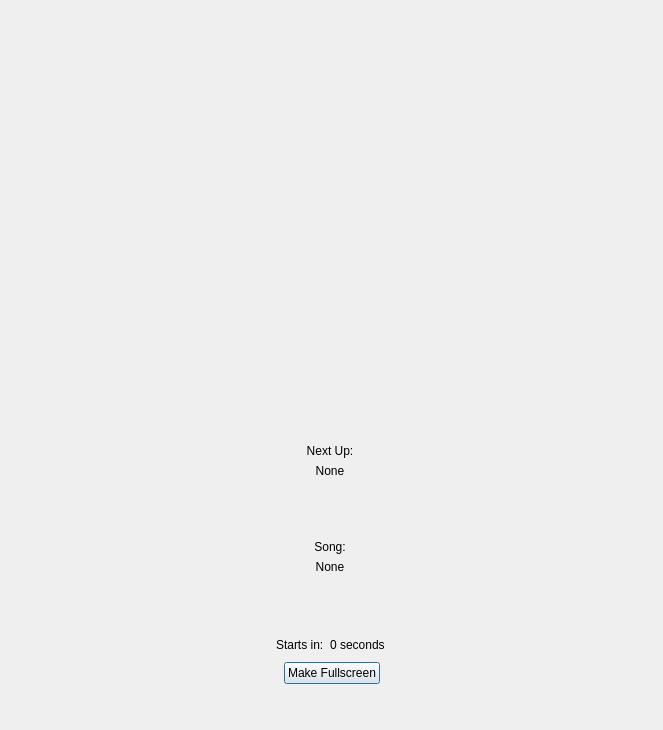
<?xml version="1.0" encoding="UTF-8"?>
<ui version="4.0">
 <class>DlgCdg</class>
 <widget class="QDialog" name="DlgCdg">
  <property name="geometry">
   <rect>
    <x>0</x>
    <y>0</y>
    <width>663</width>
    <height>730</height>
   </rect>
  </property>
  <property name="windowTitle">
   <string>CDG Display</string>
  </property>
  <property name="windowIcon">
   <iconset resource="resources.qrc">
    <normaloff>:/icons/Icons/okjicon.svg</normaloff>:/icons/Icons/okjicon.svg</iconset>
  </property>
  <layout class="QVBoxLayout" name="verticalLayout_4">
   <item>
    <widget class="VideoDisplay" name="videoDisplayKar" native="true">
     <property name="sizePolicy">
      <sizepolicy hsizetype="Preferred" vsizetype="Expanding">
       <horstretch>0</horstretch>
       <verstretch>0</verstretch>
      </sizepolicy>
     </property>
     <property name="autoFillBackground">
      <bool>true</bool>
     </property>
     <layout class="QVBoxLayout" name="verticalLayout">
      <property name="spacing">
       <number>0</number>
      </property>
      <property name="leftMargin">
       <number>0</number>
      </property>
      <property name="topMargin">
       <number>0</number>
      </property>
      <property name="rightMargin">
       <number>0</number>
      </property>
      <property name="bottomMargin">
       <number>0</number>
      </property>
      <item>
       <spacer name="verticalSpacer_3">
        <property name="orientation">
         <enum>Qt::Orientation::Vertical</enum>
        </property>
        <property name="sizeHint" stdset="0">
         <size>
          <width>20</width>
          <height>40</height>
         </size>
        </property>
       </spacer>
      </item>
      <item>
       <layout class="QHBoxLayout" name="horizontalLayout_3">
        <property name="topMargin">
         <number>10</number>
        </property>
        <item>
         <spacer name="horizontalSpacer_5">
          <property name="orientation">
           <enum>Qt::Orientation::Horizontal</enum>
          </property>
          <property name="sizeHint" stdset="0">
           <size>
            <width>40</width>
            <height>20</height>
           </size>
          </property>
         </spacer>
        </item>
       </layout>
      </item>
     </layout>
    </widget>
   </item>
   <item>
    <widget class="VideoDisplay" name="videoDisplayBm" native="true">
     <property name="sizePolicy">
      <sizepolicy hsizetype="Preferred" vsizetype="Expanding">
       <horstretch>0</horstretch>
       <verstretch>0</verstretch>
      </sizepolicy>
     </property>
     <property name="autoFillBackground">
      <bool>true</bool>
     </property>
     <layout class="QVBoxLayout" name="verticalLayout_2">
      <property name="spacing">
       <number>0</number>
      </property>
      <property name="leftMargin">
       <number>0</number>
      </property>
      <property name="topMargin">
       <number>0</number>
      </property>
      <property name="rightMargin">
       <number>0</number>
      </property>
      <property name="bottomMargin">
       <number>0</number>
      </property>
      <item>
       <spacer name="verticalSpacer_4">
        <property name="orientation">
         <enum>Qt::Orientation::Vertical</enum>
        </property>
        <property name="sizeHint" stdset="0">
         <size>
          <width>20</width>
          <height>40</height>
         </size>
        </property>
       </spacer>
      </item>
      <item>
       <layout class="QHBoxLayout" name="horizontalLayout_6">
        <property name="topMargin">
         <number>10</number>
        </property>
        <item>
         <spacer name="horizontalSpacer_6">
          <property name="orientation">
           <enum>Qt::Orientation::Horizontal</enum>
          </property>
          <property name="sizeHint" stdset="0">
           <size>
            <width>40</width>
            <height>20</height>
           </size>
          </property>
         </spacer>
        </item>
       </layout>
      </item>
     </layout>
    </widget>
   </item>
   <item>
    <widget class="QWidget" name="widgetAlert" native="true">
     <property name="sizePolicy">
      <sizepolicy hsizetype="Preferred" vsizetype="Expanding">
       <horstretch>0</horstretch>
       <verstretch>0</verstretch>
      </sizepolicy>
     </property>
     <layout class="QVBoxLayout" name="verticalLayout_3">
      <property name="leftMargin">
       <number>6</number>
      </property>
      <property name="topMargin">
       <number>0</number>
      </property>
      <property name="bottomMargin">
       <number>0</number>
      </property>
      <item>
       <widget class="QLabel" name="label">
        <property name="text">
         <string>Next Up:</string>
        </property>
        <property name="alignment">
         <set>Qt::AlignmentFlag::AlignCenter</set>
        </property>
       </widget>
      </item>
      <item>
       <widget class="QLabel" name="lblNextSinger">
        <property name="text">
         <string>None</string>
        </property>
        <property name="alignment">
         <set>Qt::AlignmentFlag::AlignCenter</set>
        </property>
       </widget>
      </item>
      <item>
       <spacer name="verticalSpacer">
        <property name="orientation">
         <enum>Qt::Orientation::Vertical</enum>
        </property>
        <property name="sizeHint" stdset="0">
         <size>
          <width>20</width>
          <height>40</height>
         </size>
        </property>
       </spacer>
      </item>
      <item>
       <widget class="QLabel" name="label_2">
        <property name="text">
         <string>Song:</string>
        </property>
        <property name="alignment">
         <set>Qt::AlignmentFlag::AlignCenter</set>
        </property>
       </widget>
      </item>
      <item>
       <widget class="QLabel" name="lblNextSong">
        <property name="text">
         <string>None</string>
        </property>
        <property name="alignment">
         <set>Qt::AlignmentFlag::AlignCenter</set>
        </property>
        <property name="wordWrap">
         <bool>true</bool>
        </property>
       </widget>
      </item>
      <item>
       <spacer name="verticalSpacer_2">
        <property name="orientation">
         <enum>Qt::Orientation::Vertical</enum>
        </property>
        <property name="sizeHint" stdset="0">
         <size>
          <width>20</width>
          <height>40</height>
         </size>
        </property>
       </spacer>
      </item>
      <item>
       <layout class="QHBoxLayout" name="horizontalLayout">
        <property name="topMargin">
         <number>0</number>
        </property>
        <item>
         <spacer name="horizontalSpacer_2">
          <property name="orientation">
           <enum>Qt::Orientation::Horizontal</enum>
          </property>
          <property name="sizeHint" stdset="0">
           <size>
            <width>40</width>
            <height>20</height>
           </size>
          </property>
         </spacer>
        </item>
        <item>
         <widget class="QLabel" name="label_4">
          <property name="text">
           <string>Starts in:</string>
          </property>
         </widget>
        </item>
        <item>
         <widget class="QLabel" name="lblSeconds">
          <property name="text">
           <string>0 seconds</string>
          </property>
         </widget>
        </item>
        <item>
         <spacer name="horizontalSpacer">
          <property name="orientation">
           <enum>Qt::Orientation::Horizontal</enum>
          </property>
          <property name="sizeHint" stdset="0">
           <size>
            <width>40</width>
            <height>20</height>
           </size>
          </property>
         </spacer>
        </item>
       </layout>
      </item>
     </layout>
    </widget>
   </item>
   <item>
    <widget class="QWidget" name="fsToggleWidget" native="true">
     <layout class="QHBoxLayout" name="horizontalLayout_2">
      <property name="spacing">
       <number>0</number>
      </property>
      <property name="topMargin">
       <number>1</number>
      </property>
      <item>
       <spacer name="horizontalSpacer_3">
        <property name="orientation">
         <enum>Qt::Orientation::Horizontal</enum>
        </property>
        <property name="sizeHint" stdset="0">
         <size>
          <width>40</width>
          <height>0</height>
         </size>
        </property>
       </spacer>
      </item>
      <item>
       <widget class="QPushButton" name="btnToggleFullscreen">
        <property name="text">
         <string>Make Fullscreen</string>
        </property>
       </widget>
      </item>
      <item>
       <spacer name="horizontalSpacer_4">
        <property name="orientation">
         <enum>Qt::Orientation::Horizontal</enum>
        </property>
        <property name="sizeHint" stdset="0">
         <size>
          <width>40</width>
          <height>0</height>
         </size>
        </property>
       </spacer>
      </item>
     </layout>
    </widget>
   </item>
   <item>
    <layout class="QHBoxLayout" name="horizontalLayout_4">
     <property name="spacing">
      <number>0</number>
     </property>
     <property name="topMargin">
      <number>0</number>
     </property>
     <item>
      <widget class="TickerDisplayWidget" name="scroll" native="true">
       <property name="sizePolicy">
        <sizepolicy hsizetype="Expanding" vsizetype="Minimum">
         <horstretch>0</horstretch>
         <verstretch>0</verstretch>
        </sizepolicy>
       </property>
       <property name="baseSize">
        <size>
         <width>0</width>
         <height>50</height>
        </size>
       </property>
       <layout class="QHBoxLayout" name="horizontalLayout_5">
        <property name="leftMargin">
         <number>0</number>
        </property>
        <property name="topMargin">
         <number>0</number>
        </property>
        <property name="rightMargin">
         <number>0</number>
        </property>
        <property name="bottomMargin">
         <number>0</number>
        </property>
        <item>
         <spacer name="horizontalSpacerScroll">
          <property name="orientation">
           <enum>Qt::Orientation::Horizontal</enum>
          </property>
          <property name="sizeHint" stdset="0">
           <size>
            <width>40</width>
            <height>20</height>
           </size>
          </property>
         </spacer>
        </item>
       </layout>
      </widget>
     </item>
    </layout>
   </item>
  </layout>
 </widget>
 <customwidgets>
  <customwidget>
   <class>VideoDisplay</class>
   <extends>QWidget</extends>
   <header location="global">videodisplay.h</header>
   <container>1</container>
  </customwidget>
  <customwidget>
   <class>TickerDisplayWidget</class>
   <extends>QWidget</extends>
   <header location="global">tickernew.h</header>
   <container>1</container>
  </customwidget>
 </customwidgets>
 <resources>
  <include location="resources.qrc"/>
 </resources>
 <connections/>
</ui>
